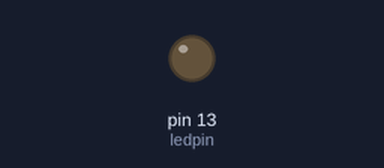
Recording of a sketch running on a simulated Arduino Uno, built with avr-gcc and run on an emulated ATmega328P. Parts: output pins drawn as LEDs (lit = HIGH). Random numbers use the default seed unless the sketch sets one; what the sketch prints to the serial monitor is not drawn.

Above: at 0.4 s.
Timing chart, 0 to 3.0 s (numbered marks = the images above):
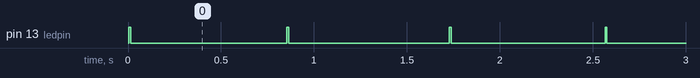

Measured:
- by itself, pin 13 (ledpin): repeats every 0.85 s: LOW 0.84 s, HIGH 0.01 s
- by itself, everything shown: repeats every 59.1 s, in 130 steps

The sketch:

RandomBeat.ino
```cpp
int ledpin = 13;
int beat_led = 10, beat_delta = 5;
int bpm_min = 60, bpm_max = 180, bpm = 0;

void setup() {
  pinMode(ledpin, OUTPUT);
  Serial.begin(9600);
  bpm = random(bpm_min, bpm_max);
}

void loop() {
  //change beat freq
  bpm += random(-beat_delta, beat_delta);
  if(bpm > bpm_max) {
    bpm = bpm_max;
  }
  else if(bpm < bpm_min) {
    bpm = bpm_min;
  }

  //write to serial
  Serial.println(bpm);
  Serial.flush();

  //beat!
  flashLed(beat_led);

  //wait for the next beat
  delay((60000/bpm)-beat_led);
}

void flashLed(int time) {
  digitalWrite(ledpin, HIGH);
  delay(time);
  digitalWrite(ledpin, LOW);
}
```
